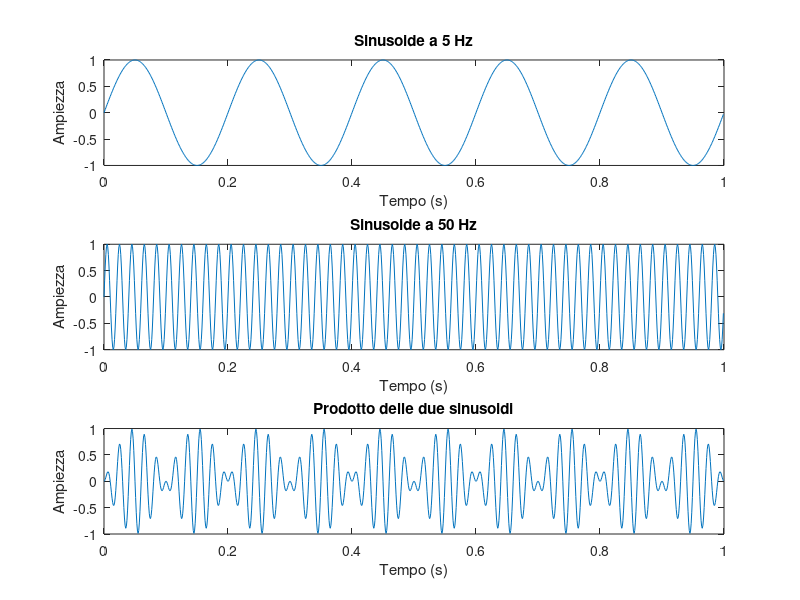

This chart was generated by the following MATLAB code:
%% Enrico Ubaldino
% Sinusoidi a frequenze ortogonali 

clear
clc

% Parametri
Fs = 1000;            % Frequenza di campionamento (Hz)
T = 1;                % Durata del segnale (secondi)
t = 0:1/Fs:T-1/Fs;    % Vettore del tempo

% Frequenze delle sinusoidi
f1 = 5;   % Frequenza della prima sinusoide (Hz)
f2 = 50;  % Frequenza della seconda sinusoide (Hz)

% Generazione delle sinusoidi
x1 = sin(2*pi*f1*t);  % Prima sinusoide
x2 = sin(2*pi*f2*t);  % Seconda sinusoide

% Calcolo del prodotto scalare
inner_product = trapz(t, x1 .* x2);

% Visualizzazione dei segnali
figure;
subplot(3,1,1);
plot(t, x1);
title('Sinusoide a 5 Hz');
xlabel('Tempo (s)');
ylabel('Ampiezza');

subplot(3,1,2);
plot(t, x2);
title('Sinusoide a 50 Hz');
xlabel('Tempo (s)');
ylabel('Ampiezza');

subplot(3,1,3);
plot(t, x1 .* x2);
title('Prodotto delle due sinusoidi');
xlabel('Tempo (s)');
ylabel('Ampiezza');

% Mostra il prodotto scalare
disp(['Il prodotto scalare delle due sinusoidi è (goal near zero): ', num2str(inner_product)]);
